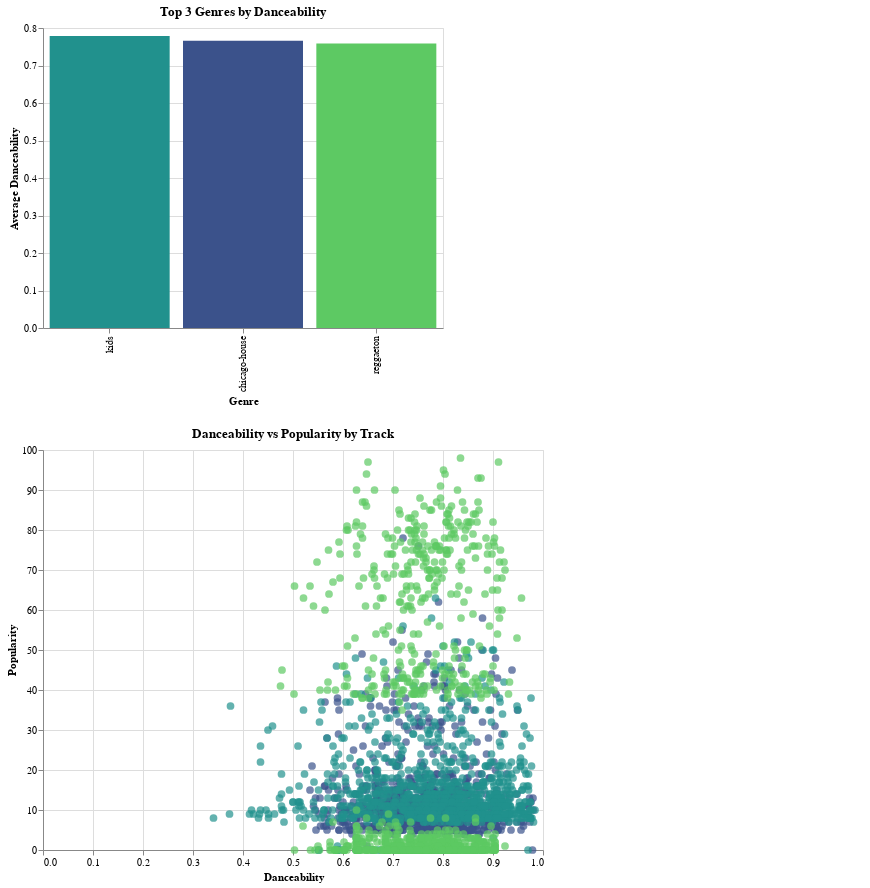

Notebook code cell kept with this figure:
### Code cell
# Filter the original dataframe to only include songs from the top 3 genres
filtered_df = df[df['track_genre'].isin(top_3_genre_names)].copy()

# Create a selection that we'll use to link the charts
genre_selection = alt.selection_point(fields=['track_genre'], on='click')

# Create the bar chart of genres by average danceability
bar_chart = alt.Chart(top_3_danceable_genres).mark_bar().encode(
    x=alt.X('track_genre:N', title='Genre', sort='-y'),
    y=alt.Y('danceability:Q', title='Average Danceability'),
    color=alt.condition(
        genre_selection,
        alt.Color('track_genre:N', scale=alt.Scale(scheme='viridis'), legend=None),
        alt.value('lightgray')
    ),
    tooltip=['track_genre:N', 'danceability:Q']
).properties(
    width=400,
    height=300,
    title='Top 3 Genres by Danceability'
).add_selection(
    genre_selection
)

# Create a scatter plot that will be filtered by the selection
scatter_plot = alt.Chart(filtered_df).mark_circle(size=60, opacity=0.7).encode(
    x=alt.X('danceability:Q', title='Danceability'),
    y=alt.Y('popularity:Q', title='Popularity'),
    color=alt.Color('track_genre:N', scale=alt.Scale(scheme='viridis')),
    tooltip=['track_name:N', 'artists:N', 'danceability:Q', 'popularity:Q']
).properties(
    width=500,
    height=400,
    title='Danceability vs Popularity by Track'
).transform_filter(
    genre_selection
)

# Add track name text for the most popular tracks
text = alt.Chart(filtered_df).mark_text(align='left', dx=7, dy=-7, fontSize=10).encode(
    x='danceability:Q',
    y='popularity:Q',
    text='track_name:N',
    opacity=alt.value(0)).transform_filter(
    genre_selection
)

# Combine scatter plot with text
detailed_scatter = scatter_plot + text

# Create the final visualization with both charts
final_viz = alt.vconcat(
    bar_chart,
    detailed_scatter
).resolve_scale(
    color='shared'
)

# Display the visualization
final_viz

### Figure 1 — Vega-Lite specification as saved in the notebook (floating-point values rounded to 4 significant figures; data arrays with more than 128 entries replaced by an {"elided": "..."} marker saying what was removed)
{"config": {"view": {"continuousWidth": 300, "continuousHeight": 300}}, "vconcat": [{"data": {"name": "data-a047e164c9bd027c6c3f574f515652db"}, "mark": {"type": "bar"}, "encoding": {"color": {"condition": {"param": "param_2", "field": "track_genre", "legend": null, "scale": {"scheme": "viridis"}, "type": "nominal"}, "value": "lightgray"}, "tooltip": [{"field": "track_genre", "type": "nominal"}, {"field": "danceability", "type": "quantitative"}], "x": {"field": "track_genre", "sort": "-y", "title": "Genre", "type": "nominal"}, "y": {"field": "danceability", "title": "Average Danceability", "type": "quantitative"}}, "height": 300, "name": "view_1", "title": "Top 3 Genres by Danceability", "width": 400}, {"layer": [{"mark": {"type": "circle", "opacity": 0.7, "size": 60}, "encoding": {"color": {"field": "track_genre", "scale": {"scheme": "viridis"}, "type": "nominal"}, "tooltip": [{"field": "track_name", "type": "nominal"}, {"field": "artists", "type": "nominal"}, {"field": "danceability", "type": "quantitative"}, {"field": "popularity", "type": "quantitative"}], "x": {"field": "danceability", "title": "Danceability", "type": "quantitative"}, "y": {"field": "popularity", "title": "Popularity", "type": "quantitative"}}, "title": "Danceability vs Popularity by Track", "transform": [{"filter": {"param": "param_2"}}]}, {"mark": {"type": "text", "align": "left", "dx": 7, "dy": -7, "fontSize": 10}, "encoding": {"opacity": {"value": 0}, "text": {"field": "track_name", "type": "nominal"}, "x": {"field": "danceability", "type": "quantitative"}, "y": {"field": "popularity", "type": "quantitative"}}, "transform": [{"filter": {"param": "param_2"}}]}], "data": {"name": "data-fae1744610de1216d2bc1ad09ff80ece"}, "height": 400, "width": 500}], "params": [{"name": "param_2", "select": {"type": "point", "fields": ["track_genre"], "on": "click"}, "views": ["view_1"]}], "resolve": {"scale": {"color": "shared"}}, "$schema": "https://vega.github.io/schema/vega-lite/v5.20.1.json", "datasets": {"data-a047e164c9bd027c6c3f574f515652db": [{"track_genre": "kids", "danceability": 0.7789}, {"track_genre": "chicago-house", "danceability": 0.7662}, {"track_genre": "reggaeton", "danceability": 0.7585}], "data-fae1744610de1216d2bc1ad09ff80ece": {"elided": "3000 records"}}}
